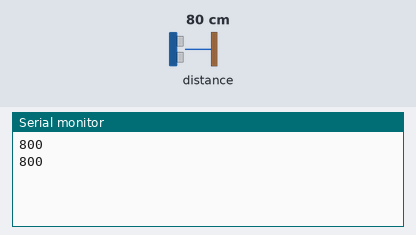
Bench run of a sketch on a simulated Arduino Uno, built with avr-gcc and run on an emulated ATmega328P. Parts: the last lines printed to the serial monitor. Wiring (inferred from the names in the program): VL53L0X range finder at I2C address 0x29. The test bench sets the inputs (shaded band); at power-on: distance to the obstacle 80 cm.

Above: at 1.2 s.
1.3 s: distance to the obstacle set to 2 cm
At 2.6 s:
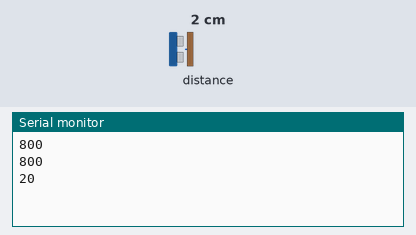
2.8 s: distance to the obstacle set to 4 cm
At 3.7 s:
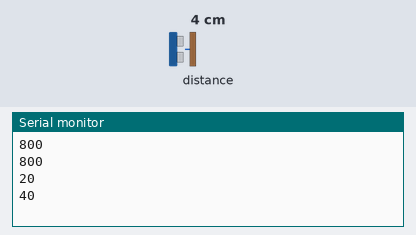
Timing chart, 0 to 5.8 s (numbered marks = the images above; inputs shaded):
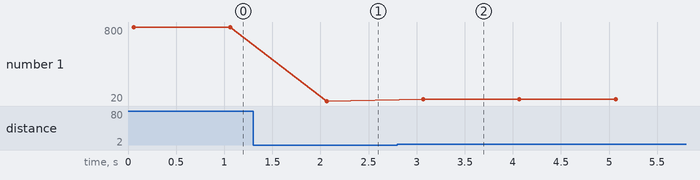

Measured:
- after the input at 1.3 s, the serial monitor: prints a new line after 0.77 s (image 1)
- after the input at 2.8 s, the serial monitor: prints a new line after 0.27 s (image 2)
- plotted number 1: 800 → 20 after the input at 1.3 s, 20 → 40 after the input at 2.8 s

The sketch:

laser_tof_test.ino
```cpp
/*
This example shows how to use continuous mode to take
range measurements with the VL6180X.
The range readings are in units of mm displayed in GUI.
Connections:
    Arduino   VL53L0X breakout board
    -------   -------------
         5V - VIN
        GND - GND
        SDA - SDA
        SCL - SCL
*/


#include <Wire.h>
#include <Protocentral_VL53L0x.h>

signed long data=0;
volatile int i;

//------------------------------------------------------------------------//

VL53L0X sensor;

void setup()
{
  Serial.begin(9600);           // Open serial communications and wait for port to open:
  Wire.begin();

  sensor.init();
  sensor.startContinuous();
}


void loop() // run over and over
{

  data = sensor.readRangeContinuousMillimeters();  //data received in mm

  Serial.println(data); // print over serial terminal

  delay(1000);

}
```
